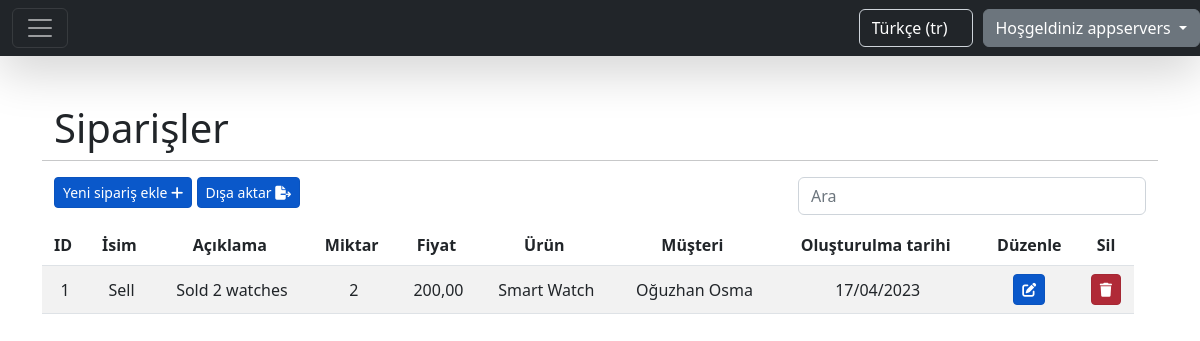
The app's page /tr/orders/ (signed in), older data.
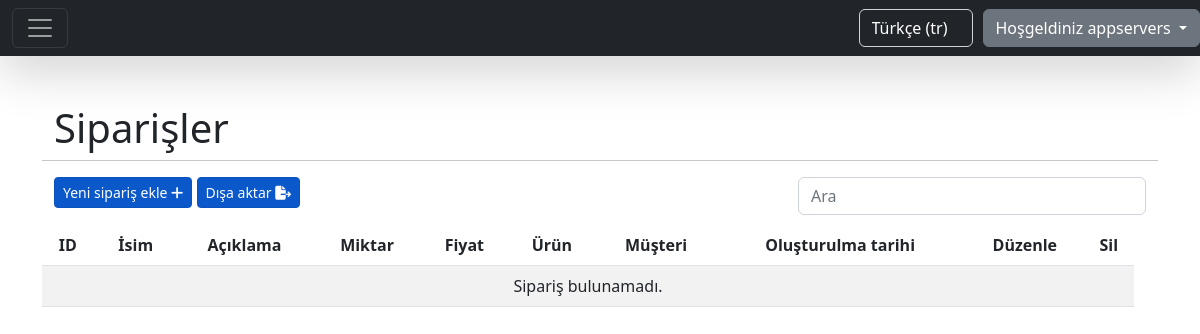
The same page, newer data.
### product/models.py (models this page shows)
class Product(models.Model):
    name = models.CharField(max_length=30)
    description = models.CharField(max_length=100)
    amount = models.IntegerField()
    unit = models.CharField(max_length=20)
    price = models.DecimalField(max_digits=10, decimal_places=2)
    brand = models.ForeignKey(Brand, on_delete=models.CASCADE, related_name='brands')
    company = models.ForeignKey(CompanyUser, on_delete=models.CASCADE, related_name='products')
    created = models.DateField(auto_now_add=True)
    def __str__(self):
        return self.name

### order/models.py (models this page shows, shortened)
class Order(models.Model):
    name = models.CharField(max_length=30)
    description = models.CharField(max_length=100)
    amount = models.IntegerField()
    price = models.DecimalField(max_digits=10, decimal_places=2)
    product = models.ForeignKey(Product, on_delete=models.CASCADE, related_name='products')
    customer = models.ForeignKey(Customer, on_delete=models.CASCADE, related_name='customers')
    company = models.ForeignKey(CompanyUser, on_delete=models.CASCADE, related_name='orders', null=True, blank=True)
    created = models.DateField(auto_now_add=True)

### customer/models.py (models this page shows)
class Customer(models.Model):
    name = models.CharField(max_length=100)
    surname = models.CharField(max_length=100)
    email = models.EmailField()
    phone = models.CharField(max_length=100)
    address = models.CharField(max_length=100)
    company = models.ForeignKey(CompanyUser, on_delete=models.CASCADE, related_name='customers', blank=True,
                                null=True)
    created = models.DateField(auto_now_add=True)
    def __str__(self):
        return self.name + ' ' + self.surname

### order/views.py (the view)
# urls.py: path('orders/', views.OrderListView.as_view(), name='orders.list'),
class OrderListView(LoginRequiredMixin, ListView):
    model = Order
    template_name = 'table_template.html'
    context_object_name = 'table_data'
    paginate_by = 5
    extra_context = {
        'header_data': [
            {'id': 'id', 'header': 'ID'},
            {'id': 'name', 'header': _('label:name')},
            {'id': 'description', 'header': _('label:description')},
            {'id': 'amount', 'header': _('label:amount')},
            {'id': 'price', 'header': _('label:price')},
            {'id': 'product', 'header': _('label:product_name')},
            {'id': 'customer', 'header': _('label:customer_name')},
            {'id': 'created', 'header': _('label:created_date')},
        ],
        'title': _('label:orders'),
        'create_path': 'create/',
        'update_path': 'update/',
        'delete_action': 'order',
        'not_found_text': _('message:order_not_found'),
        'add_new_text': _('label:add_new_order'),
    }
    login_url = settings.LOGIN_URL
    def get_queryset(self):
        query, order_by, value = queryParser.queryParser(self, 'name')
        products = self.request.user.products.all()
        if query and query != '':
            return Order.objects.filter(product__in=products, name__icontains=query).order_by(
                order_by) or Order.objects.filter(
                product__in=products, description__icontains=query).order_by(order_by) or Order.objects.filter(
                product__in=products, amount__icontains=query).order_by(order_by) or Order.objects.filter(
                product__in=products, price__icontains=query).order_by(order_by) or Order.objects.filter(
                product__in=products, created__icontains=query).order_by(order_by)
        else:
            return Order.objects.filter(product__in=products).order_by(order_by)
    def get_context_data(self, **kwargs):
        context = super(OrderListView, self).get_context_data(**kwargs)
        new_context = dict()
        for item in context['table_data']:
            new_context[item.id] = {
                'id': item.id,
                'name': item.name,
                'description': item.description,
                'amount': item.amount,
                'price': item.price,
                'product': item.product,
                'customer': item.customer,
                'created': date_format(item.created, 'd/m/Y', use_l10n=True)
            }
        context['table_data'] = new_context
        return context

### utils/queryParser.py (called while the page is built)
def queryParser(self, default):
    query = self.request.GET.get('query')
    order_by = self.request.GET.get('order_by')
    value = self.request.GET.get('value')
    if order_by is None or order_by == '':
        order_by = default
    if value is None or value == '':
        value = 'asc'
    if value == 'desc':
        order_by = '-' + order_by
    return query, order_by, value

### static/templates/table_template.html (shortened to what this page needs)
{% extends "base.html" %}
{% load static %}
{% load i18n %}
{% block content %}
    <div class="container">
        <div class="row">
            <div class="col-12" style="text-align: left">
                <h1>{{ title }}</h1>
            </div>
            <hr/>
        </div>
        <div class="row">
            <div class="col-8" style="text-align: left">
                <a href="{{ request.path }}{{ create_path }}" class="btn btn-primary btn-sm active" role="button"
                   aria-pressed="true">{{ add_new_text }}
                    <i class="fas fa-plus"></i>
                </a>
                <a onclick="exportTable()" class="btn btn-primary btn-sm active"
                   role="button"
                   aria-pressed="true">{% trans 'label:export_button' %}
                    <i class="fas fa-file-export"></i>
                </a>
            </div>
            <div class="col-4" style="text-align: right">
                <form method="get">
                    <input type="search" class="form-control rounded" placeholder="{% trans 'label:search' %}"
                           aria-label="Search"
                           aria-describedby="search-addon" name="query"/>
                </form>
            </div>
        </div>
        <div class="row">
            <div class="row table-responsive" style="margin-top: 10px">
                <table class="table table-striped" id="tableToExport">
                    <thead>
                    <tr>
                        {% for data in header_data %}
                            <th scope="col">{{ data.header }}&nbsp;
                            </th>
                        {% endfor %}
                        <th scope="col">{% trans 'label:edit_text' %}</th>
                        <th scope="col">{% trans 'label:delete_text' %}</th>
                    </tr>
                    </thead>
                    <tbody>
                    {% for data in table_data.values %}
                        <tr>
                            {% for value in data.values %}
                                <td class="align-middle">{{ value }} </td>
                            {% endfor %}
                            <td class="align-middle">
                                <a href="{{ request.path }}{{ data.id }}/{{ update_path }}"
                                   class="btn btn-primary btn-sm active"
                                   role="button"><i
                                        class="fas fa-edit"></i></a>
                            </td>
                            <td class="align-middle">
                                <form> {% csrf_token %}
                                    <a class="btn btn-danger btn-sm active" role="button"
                                       onclick="deleteAction('{{ delete_action }}' ,{{ data.id }})"><i
                                            class="fas fa-trash"></i></a>
                                </form>
                            </td>
                        </tr>
                    {% empty %}
                        <tr>
                            <td colspan="12" style="text-align: center">{{ not_found_text }}</td>
                        </tr>
                    {% endfor %}
                    </tbody>
                </table>
            </div>
        </div>
    </div>
{% endblock %}

Row changes from the older to the newer data that the page shows:
removed Product: values "1" "2" "17/04/2023", name "Smart Watch"
removed Order: values "Sell" "Sold 2 watches" "200,00"
no longer on this page (row unchanged): Customer: name+surname "Oğuzhan Osma"
Text that changed along with them:
{{ not_found_text }}: (not shown) → "Sipariş bulunamadı."
